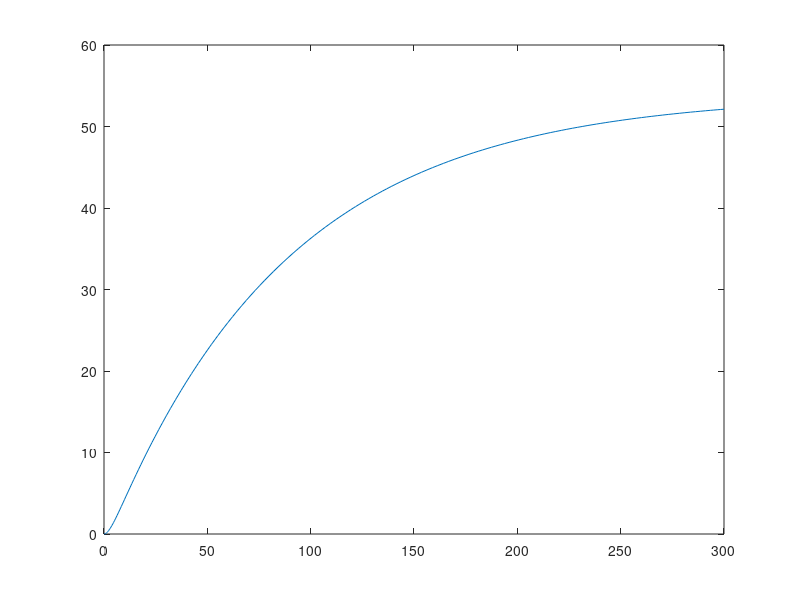

The MATLAB script that drew this image:
function f
% parameter values
% time is in minutes
tspan=[0 300]; 
xzero=[0;0];
% parameter values  (Time is in minutes)
a=0.01*60;
b=0.0058*60;
c=0.006*60;
d=0.000192*60;
[t,y]=ode45(@g,tspan,xzero);
figure
plot(t,y(:,2))


function y=g(t,x)
% ODE for  mRNA and protein production and decay (Thattai-Van Oudenaarden)

y=[a-b*x(1); c*x(1)-d*x(2)];

end


end


